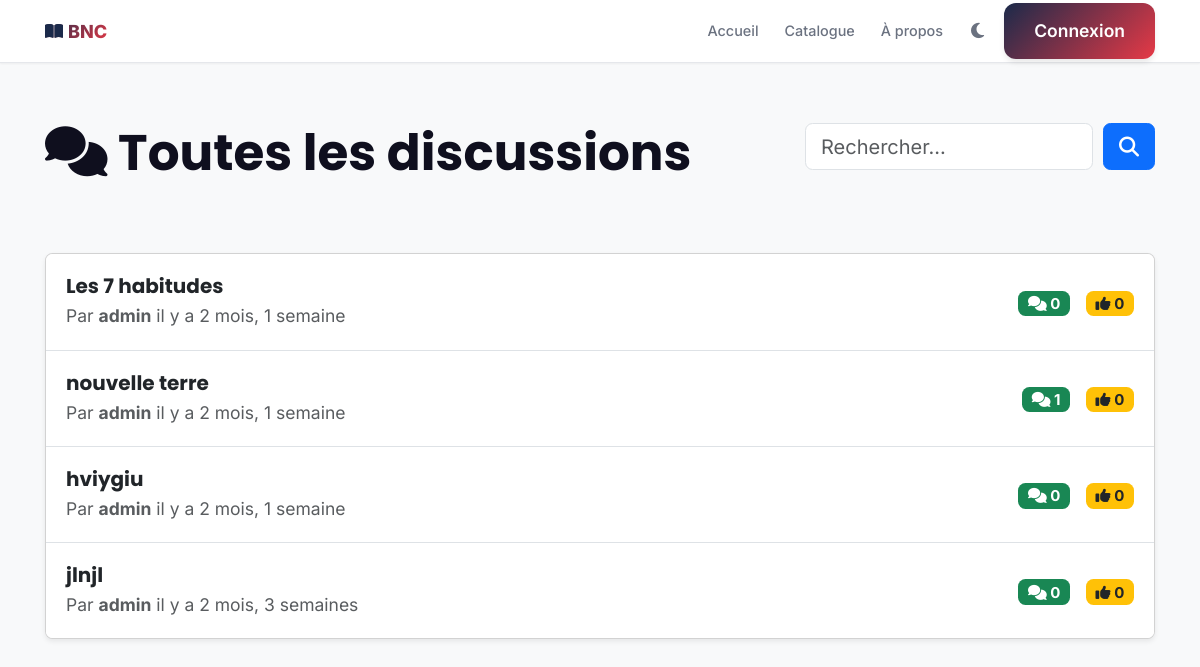
/fr/books/forum/discussions/, run on the app's committed database.
### catalogue/models.py (models this page shows, shortened)
class Discussion(models.Model):
    STATUS_CHOICES = [
        ("open", _("Ouvert")),
        ("closed", _("Fermé")),
        ("pinned", _("Épinglé")),
        ("archived", _("Archivé")),
    ]
    id = models.UUIDField(primary_key=True, default=uuid.uuid4, editable=False)
    category = models.ForeignKey(
        ForumCategory,
        on_delete=models.CASCADE,
        related_name="discussions",
        verbose_name=_("Catégorie")
    )
    author = models.ForeignKey(
        settings.AUTH_USER_MODEL,
        on_delete=models.CASCADE,
        related_name="forum_discussions",
        verbose_name=_("Auteur")
    )
    title = models.CharField(_("Titre"), max_length=200)
    content = models.TextField(_("Contenu"))
    status = models.CharField(
        _("Statut"),
        max_length=20,
        choices=STATUS_CHOICES,
        default="open"
    )
    views_count = models.IntegerField(_("Vues"), default=0)
    comments_count = models.IntegerField(_("Commentaires"), default=0)
    upvotes_count = models.IntegerField(_("Upvotes"), default=0)
    is_edited = models.BooleanField(_("Modifié"), default=False)
    last_comment_at = models.DateTimeField(_("Dernier commentaire"), null=True, blank=True)
    created_at = models.DateTimeField(_("Créé le"), auto_now_add=True)
    updated_at = models.DateTimeField(_("Mis à jour le"), auto_now=True)
    class Meta:
        verbose_name = _("Discussion")
        verbose_name_plural = _("Discussions")
        ordering = ["-created_at"]
        indexes = [
            models.Index(fields=["category", "-created_at"]),
            models.Index(fields=["author", "-created_at"]),
            models.Index(fields=["status", "-created_at"]),
        ]

### users/models.py (models this page shows, shortened)
class CustomUser(AbstractBaseUser, PermissionsMixin):
    SUPER_ADMIN = "super_admin"
    LIBRARY_ADMIN = "library_admin"
    READER = "reader"
    ROLE_CHOICES = [
        (SUPER_ADMIN, _("Super Administrateur")),
        (LIBRARY_ADMIN, _("Administrateur Bibliothèque")),
        (READER, _("Lecteur")),
    ]
    SUBSCRIPTION_ACTIVE = "active"
    SUBSCRIPTION_SUSPENDED = "suspended"
    SUBSCRIPTION_EXPIRED = "expired"
    SUBSCRIPTION_STATUS_CHOICES = [
        (SUBSCRIPTION_ACTIVE, _("Actif")),
        (SUBSCRIPTION_SUSPENDED, _("Suspendu")),
        (SUBSCRIPTION_EXPIRED, _("Expiré")),
    ]
    email = models.EmailField(_("Email"), unique=True, max_length=255, null=True, blank=True)
    username = models.CharField(_("Nom d'utilisateur"), max_length=150, unique=True)
    first_name = models.CharField(_("Prénom"), max_length=150, blank=True)
    last_name = models.CharField(_("Nom"), max_length=150, blank=True)
    role = models.CharField(
        _("Rôle"),
        max_length=20,
        choices=ROLE_CHOICES,
        default=READER
    )
    is_active = models.BooleanField(_("Actif"), default=True)
    is_staff = models.BooleanField(_("Staff"), default=False)
    date_of_birth = models.DateField(_("Date de naissance"), null=True, blank=True)
    avatar = models.ImageField(
        _("Avatar"),
        upload_to="users/avatars/%Y/%m/",
        null=True,
        blank=True
    )
    phone_regex = RegexValidator(
        regex=r'^\+?1?\d{9,15}$',
        message=_("Le numéro de téléphone doit être au format: +999999999")
    )
    phone = models.CharField(
        _("Téléphone"),
        validators=[phone_regex],
        max_length=20, # Augmenté pour sécurité + format international
        unique=True,   # CRITIQUE pour l'authentification par téléphone
        error_messages={
            'unique': _("Ce numéro de téléphone est déjà associé à un compte."),
        },
        null=True,     # Nullable pour les anciens comptes email-only
        blank=True
    )
    is_phone_verified = models.BooleanField(_("Téléphone vérifié"), default=False)
    otp_code = models.CharField(_("Code OTP"), max_length=6, null=True, blank=True)
    otp_created_at = models.DateTimeField(_("Date création OTP"), null=True, blank=True)
    otp_attempts = models.IntegerField(_("Tentatives OTP"), default=0)
    address = models.CharField(_("Adresse"), max_length=255, blank=True)
    city = models.CharField(_("Ville"), max_length=100, blank=True)
    country = models.CharField(_("Pays"), max_length=100, blank=True)
    subscription_status = models.CharField(
        _("Statut abonnement"),
        max_length=20,
        choices=SUBSCRIPTION_STATUS_CHOICES,
        default=SUBSCRIPTION_ACTIVE
    )
    subscription_end_date = models.DateTimeField(
        _("Fin d'abonnement"),
        null=True,
        blank=True
    )
    preferred_language = models.CharField(
        _("Langue préférée"),
        max_length=5,
        default='fr',
        choices=[
            ('fr', _('Français')),
            ('en', _('English')),
            ('ar', _('العربية')),
        ]
    )
    date_joined = models.DateTimeField(_("Date de création"), auto_now_add=True)
    updated_at = models.DateTimeField(_("Dernière modification"), auto_now=True)
    objects = CustomUserManager()
    USERNAME_FIELD = "email"
    REQUIRED_FIELDS = ["username"]
    class Meta:
        verbose_name = _("Utilisateur")
        verbose_name_plural = _("Utilisateurs")
        ordering = ["-date_joined"]
        indexes = [
            models.Index(fields=["email"]),
            models.Index(fields=["username"]),
            models.Index(fields=["role"]),
        ]

### catalogue/forum_views.py (the view)
# urls.py: path('forum/discussions/', forum_views.forum_threads_view, name='forum_threads'),
def forum_threads_view(request):
    query = request.GET.get('q', '')
    sort = request.GET.get('sort', '-created_at')
    page = request.GET.get('page', 1)
    discussions = Discussion.objects.all()
    if query:
        discussions = discussions.filter(
            Q(title__icontains=query) |
            Q(content__icontains=query) |
            Q(author__username__icontains=query)
        )
    discussions = discussions.order_by(sort)
    paginator = Paginator(discussions, 20)
    page_obj = paginator.get_page(page)
    context = {
        'page_obj': page_obj,
        'discussions': page_obj.object_list,
        'query': query,
        'sort': sort,
        'total_count': discussions.count(),
    }
    return render(request, 'catalogue/threads_list.html', context)

### catalogue/context_processors.py (called while the page is built)
def site_configuration(request):
    return {
        'site_config': SiteConfiguration.load()
    }

def featured_books(request):
    try:
        books = Book.objects.annotate(
            popularity_score = (
                Coalesce(F('reads_count'), 0) * 0.3 +
                Coalesce(F('downloads_count'), 0) * 0.4 +
                (Coalesce(F('rating'), 0) * 30)
            )
        ).filter(is_published=True).order_by('-popularity_score', '-created_at')[:8]
    except Exception:
        books = Book.objects.filter(is_published=True).order_by('-created_at')[:8]
    return {'featured_books': books}

def site_categories(request):
    try:
        categories = Category.objects.all()[:10]
    except Exception:
        categories = []
    return {'site_categories': categories}

def social_links(request):
    try:
        links = LienSocial.objects.filter(is_active=True)
    except Exception:
        links = []
    return {'liens_sociaux': links}

### catalogue/models.py (called while the page is built)
    @classmethod
    def load(cls):
        obj, created = cls.objects.get_or_create(pk=1)
        return obj

### config/pwa_config.py (called while the page is built)
    def __call__(self, request):
        response = self.get_response(request)
        response['Service-Worker-Allowed'] = '/'
        if request.path.startswith('/static/'):
            response['Cache-Control'] = f'public, max-age={PWAConfig.CACHE_MAX_AGE["static"]}'
        elif request.path.startswith('/media/'):
            response['Cache-Control'] = f'public, max-age={PWAConfig.CACHE_MAX_AGE["images"]}'
        elif request.path.startswith('/api/'):
            response['Cache-Control'] = f'public, max-age={PWAConfig.CACHE_MAX_AGE["api"]}'
        return response

### templates/catalogue/threads_list.html (shortened to what this page needs)
{% extends "base.html" %}
{% load i18n %}
{% block content %}
<div class="container mt-5">
    <div class="row mb-5">
        <div class="col-md-8">
            <h1><i class="fas fa-comments"></i> Toutes les discussions</h1>
        </div>
        <div class="col-md-4">
            <form class="d-flex" method="get">
                <input class="form-control" type="search" name="q" placeholder="Rechercher..." value="{{ query }}">
                <button class="btn btn-primary ms-2" type="submit"><i class="fas fa-search"></i></button>
            </form>
        </div>
    </div>
    {% if discussions %}
    <div class="card shadow-sm">
        <div class="list-group list-group-flush">
            {% for discussion in discussions %}
            <a href="{% url 'catalogue:forum_thread_detail' discussion.id %}" class="list-group-item list-group-item-action p-3">
                <div class="row align-items-center">
                    <div class="col-md-8">
                        <h6 class="mb-1">{{ discussion.title }}</h6>
                        <p class="text-muted small mb-0">
                            Par <strong>{{ discussion.author.username }}</strong>
                            {% if discussion.created_at %}
                            il y a {{ discussion.created_at|timesince }}
                            {% endif %}
                        </p>
                    </div>
                    <div class="col-md-4 text-end">
                        <span class="badge bg-success me-2"><i class="fas fa-comments"></i> {{ discussion.comments_count }}</span>
                        <span class="badge bg-warning text-dark"><i class="fas fa-thumbs-up"></i> {{ discussion.upvotes_count }}</span>
                    </div>
                </div>
            </a>
            {% endfor %}
        </div>
    </div>
    {% else %}
    <div class="alert alert-info" role="alert">
        <i class="fas fa-info-circle"></i> Aucune discussion trouvée.
    </div>
    {% endif %}
</div>
{% endblock %}

### templates/base.html (style rules this page uses)
:root { --primary: #1B2A4A; --primary-dark: #0F1D36; --secondary: #E63946; --secondary-dark: #C1121F; --accent: #E63946; --success: #10B981; --warning: #F59E0B; --danger: #EF4444; --light: #F8F9FA; --light-alt: #FFFFFF; --dark: #0F0F1E; --dark-alt: #1A1A2E; --border: #E5E7EB; --text-light: #6B7280; --radius-sm: 8px; --radius-md: 12px; --radius-lg: 16px; --radius-xl: 24px; --shadow-sm: 0 1px 2px 0 rgba(0, 0, 0, 0.05); --shadow-md: 0 4px 6px -1px rgba(0, 0, 0, 0.1); --shadow-lg: 0 10px 15px -3px rgba(0, 0, 0, 0.1); --shadow-xl: 0 20px 25px -5px rgba(0, 0, 0, 0.1); }
* { font-family: 'Inter', sans-serif; }
h1, h2, h3, h4, h5, h6 { font-family: 'Poppins', sans-serif; font-weight: 700; }
html { font-size: 125%; }
body { background-color: var(--light); color: var(--dark); transition: background-color 0.3s ease; padding-bottom: 42px; }

### data on the page
Discussion: title "Les 7 habitudes", author.username "admin", created_at "2 mois, 1 semaine", comments_count "0", upvotes_count "0"
Discussion: title "nouvelle terre", author.username "admin", created_at "2 mois, 1 semaine", comments_count "1", upvotes_count "0"
Discussion: title "hviygiu", author.username "admin", created_at "2 mois, 1 semaine", comments_count "0", upvotes_count "0"
Discussion: title "jlnjl", author.username "admin", created_at "2 mois, 3 semaines", comments_count "0", upvotes_count "0"
